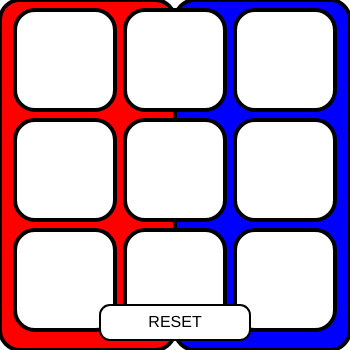
Frame 1 (no input)
Frame 60 (no input): identical to frame 1, image omitted
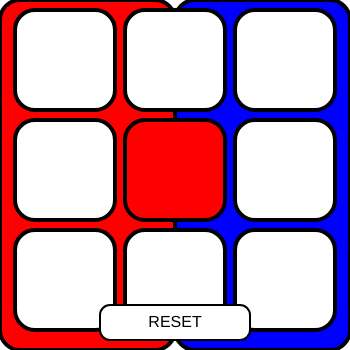
Frame 120 (the mouse pressed at the canvas centre since frame 60)

The p5.js sketch that drew these frames (run headless with seeded random() and noise() and a simulated clock; from frame 60 on, the mouse is pressed at the canvas centre):

// p5.js sketch
// ── sketch.js
let turn = 1;
let gameOver = false

let vr1 = 0
let vr2 = 0
let vr3 = 0
let vr4 = 0
let vr5 = 0
let vr6 = 0
let vr7 = 0
let vr8 = 0
let vr9 = 0


let vak1X = 15
let vak1Y = 10

let vak2X = 15
let vak2Y = 120

let vak3X = 15
let vak3Y = 230

let vak4X = 125
let vak4Y = 120

let vak5X = 125
let vak5Y = 10

let vak6X = 235
let vak6Y = 10

let vak7X = 235
let vak7Y = 120

let vak8X = 235
let vak8Y = 230

let vak9X = 125
let vak9Y = 230

let vakSize = 100
let vakRadius = 20

// Posities voor de toevoeging van de resetknop
let resetBtnX = 100;
let resetBtnY = 305;
let resetBtnW = 150;
let resetBtnH = 35;

function resetBoard() {
  vr1 = 0;
  vr2 = 0;
  vr3 = 0;
  vr4 = 0;
  vr5 = 0;
  vr6 = 0;
  vr7 = 0;
  vr8 = 0;
  vr9 = 0;
  turn = 1;
  gameOver = false;
}












function setup() {
  createCanvas(350, 350);
}

function draw() {
  background('white');
  strokeWeight(4)

  fill('red');
  rect(0, 0, 175, 350, 20);

  fill('blue')
  rect(175, 0, 175, 350, 20);



  if (vr1 == 0) {
    fill("white");
  }
  else if (vr1 == 1) {
    fill("red");
  }
  else if (vr1 == 2) {
    fill("blue")
  }

  rect(vak1X, vak1Y, vakSize, vakSize, vakRadius);


  if (vr2 == 0) {
    fill("white");
  }
  else if (vr2 == 1) {
    fill("red");
  }
  else if (vr2 == 2) {
    fill("blue")
  }
  rect(vak2X, vak2Y, vakSize, vakSize, vakRadius);


  if (vr3 == 0) {
    fill("white");
  }
  else if (vr3 == 1) {
    fill("red");
  }
  else if (vr3 == 2) {
    fill("blue")
  }
  rect(vak3X, vak3Y, vakSize, vakSize, vakRadius);

  if (vr4 == 0) {
    fill("white");
  }
  else if (vr4 == 1) {
    fill("red");
  }
  else if (vr4 == 2) {
    fill("blue")
  }

  rect(vak4X, vak4Y, vakSize, vakSize, vakRadius);


  if (vr5 == 0) {
    fill("white");
  }
  else if (vr5 == 1) {
    fill("red");
  }
  else if (vr5 == 2) {
    fill("blue")
  }

  rect(vak5X, vak5Y, vakSize, vakSize, vakRadius);




  if (vr6 == 0) {
    fill("white");
  }
  else if (vr6 == 1) {
    fill("red");
  }
  else if (vr6 == 2) {
    fill("blue")
  }
  rect(vak6X, vak6Y, vakSize, vakSize, vakRadius);


  if (vr7 == 0) {
    fill("white");
  }
  else if (vr7 == 1) {
    fill("red");
  }
  else if (vr7 == 2) {
    fill("blue")
  }

  rect(vak7X, vak7Y, vakSize, vakSize, vakRadius);





  if (vr8 == 0) {
    fill("white");
  }
  else if (vr8 == 1) {
    fill("red");
  }
  else if (vr8 == 2) {
    fill("blue")
  }

  rect(vak8X, vak8Y, vakSize, vakSize, vakRadius);



  if (vr9 == 0) {
    fill("white");
  }
  else if (vr9 == 1) {
    fill("red");
  }
  else if (vr9 == 2) {
    fill("blue")
  }

  rect(vak9X, vak9Y, vakSize, vakSize, vakRadius);

  // Toegevoegd: Resetknop tekenen
  fill("white");
  strokeWeight(2);
  rect(resetBtnX, resetBtnY, resetBtnW, resetBtnH, 10);
  fill("black");
  textSize(16);
  textAlign(CENTER, CENTER);
  text("RESET", resetBtnX + resetBtnW / 2, resetBtnY + resetBtnH / 2);

  checkWinner();
}

function checkWinner()
{
    // Toegevoegd: Controle op alle mogelijke winnende combinaties
    let winner = 0;

    if (vr1 != 0 && vr1 == vr2 && vr2 == vr3) winner = vr1;
    if (vr5 != 0 && vr5 == vr4 && vr4 == vr9) winner = vr5;
    if (vr6 != 0 && vr6 == vr7 && vr7 == vr8) winner = vr6;
    if (vr1 != 0 && vr1 == vr5 && vr5 == vr6) winner = vr1;
    if (vr2 != 0 && vr2 == vr4 && vr4 == vr7) winner = vr2;
    if (vr3 != 0 && vr3 == vr9 && vr9 == vr8) winner = vr3;
    if (vr1 != 0 && vr1 == vr4 && vr4 == vr8) winner = vr1;
    if (vr3 != 0 && vr3 == vr4 && vr4 == vr6) winner = vr3;

    if (winner != 0 && !gameOver) {
      console.log("winner! player:" + winner);
      gameOver = true;
      // Toegevoegd: Automatische reset na 1.5 seconde bij winst
      setTimeout(resetBoard, 1500);
    }
}

function changeTurn() {
  turn = turn + 1
  if (turn > 2) {
    turn = 1
  }
}

function mousePressed() {
  // Toegevoegd: Klik-detectie voor de Resetknop
  if (mouseX > resetBtnX && mouseX < resetBtnX + resetBtnW &&
      mouseY > resetBtnY && mouseY < resetBtnY + resetBtnH) {
    resetBoard();
    return;
  }

  if (gameOver) return; // Voorkomt klikken als het spel afgelopen is

  if (mouseX > vak1X && mouseX < vak1X + vakSize) {
    if (mouseY > vak1Y && mouseY < vak1Y + vakSize) {
      if(vr1 == 0)
      {
        vr1 = turn
        changeTurn();
      }
    }
  }

  if (mouseX > vak2X && mouseX < vak2X + vakSize) {
    if (mouseY > vak2Y && mouseY < vak2Y + vakSize) {
      if(vr2 == 0)
      {
        vr2 = turn
        changeTurn();
      }
    }
  }
  
  if (mouseX > vak3X && mouseX < vak3X + vakSize) {
    if (mouseY > vak3Y && mouseY < vak3Y + vakSize) {
      if(vr3 == 0)
        {
          vr3 = turn
          changeTurn();
        }
      }
    }

if (mouseX > vak4X && mouseX < vak4X + vakSize) {
    if (mouseY > vak4Y && mouseY < vak4Y + vakSize) {
      if(vr4 == 0)
        {
          vr4 = turn
          changeTurn();
        }
      }
    }

if (mouseX > vak5X && mouseX < vak5X + vakSize) {
    if (mouseY > vak5Y && mouseY < vak5Y + vakSize) {
      if(vr5 == 0)
        {
          vr5 = turn
          changeTurn();
        }
      }
    }

    if (mouseX > vak6X && mouseX < vak6X + vakSize) {
    if (mouseY > vak6Y && mouseY < vak6Y + vakSize) {
      if(vr6 == 0)
        {
          vr6 = turn
          changeTurn();
        }
      }
    }

    if (mouseX > vak7X && mouseX < vak7X + vakSize) {
    if (mouseY > vak7Y && mouseY < vak7Y + vakSize) {
      if(vr7 == 0)
        {
          vr7 = turn
          changeTurn();
        }
      }
    }


    if (mouseX > vak8X && mouseX < vak8X + vakSize) {
    if (mouseY > vak8Y && mouseY < vak8Y + vakSize) {
      if(vr8 == 0)
        {
          vr8 = turn
          changeTurn();
        }
      }
    }


    if (mouseX > vak9X && mouseX < vak9X + vakSize) {
    if (mouseY > vak9Y && mouseY < vak9Y + vakSize) {
      if(vr9 == 0)
        {
          vr9 = turn
          changeTurn();
        }
      }
    }











    
  }



// ── weekopdracht.js
function setup() {
  createCanvas(1200, 800);
  console.log("ik kom voor je kinderen");
  console.log("ik kom voor je kinderen");
  console.log("ik kom voor je kinderen");
  console.log("ik kom voor je kinderen");
  console.log("ik kom voor je kinderen");
}

function draw() {
  background(210);
  fill ('red');
  text ('Sam Tonus', 40 , 50 );
  textSize (32);

  // gebruik stroke om rande toe te 
  strokeWeight (2);
  stroke ('black');
  rect (60, 200, 30, 30);
  noStroke()
  fill ('black');
  rect (60, 100, 90, 20);
  fill ('red');
  rect (60, 120, 90, 20);
  fill ('yellow');
  rect (60, 140, 90, 20);

  // schaakbord
  fill ('black');
  rect (60, 200, 10 ,10 )
  fill ('white');
  rect (70, 200, 10 ,10 )
  fill ('black');
  rect (80, 200, 10 ,10 )
  fill ('white');
  rect (60, 210, 10 ,10 )
  fill ('black');
  rect (70, 210, 10 ,10 )
  fill ('white');
  rect (80, 210, 10 ,10 )
  fill ('black');
  rect (60, 220, 10 ,10 )
  fill ('white');
  rect (70, 220, 10 ,10 )
  fill ('black');
  rect (80, 220, 10 ,10 )
  fill ('white');

    //huis
    stroke ('black');
  strokeWeight (2);
  fill ('red');
  fill (210, 0, 0, 0);
  rect (60, 280, 30, 30);
  triangle (60, 280, 90, 280, 75, 260);

  // stoplicht
  noStroke();
  fill ('gray');
  rect (252, 20, 30, 70);
   rect (257, 90, 20, 30);
   fill ('red');
   circle (267, 35, 18);
   fill ('orange');
   circle (267, 57, 18);
   fill ('limegreen');
   circle (267, 79, 18);

   // dice
   stroke ('black');
   fill ('white');
   square (200, 190, 60, 10);
   fill ('black');
   circle (213, 203, 16);
   circle (245, 235, 16);
    circle (245, 203, 16);
   circle (229, 219, 16);
   circle (213, 235, 16);
   
  
   //mario 
   fill ('white');
   rect (365, 150, 150, 200);
   noStroke();
   rect (400, 200, 5, 5);
  rect (400, 205, 5, 5);
  rect (400, 210, 5, 5);
  rect (400, 215, 5, 5);
  fill   ('red');
  rect (405, 200, 5, 5);
  rect (410, 200, 5, 5);
  rect (405, 205, 5, 5);
  rect (410, 195, 25, 5);
  rect (420, 190, 40, 5);
  rect (430, 185, 20, 5);
  rect (450, 195, 20, 5);
  rect (465, 200, 10, 5);
  rect (470, 205, 5, 5);
  fill ('#8B0000');
  rect (415, 200, 5, 5);
rect (420, 200, 5, 5);
rect (425, 200, 5, 5);
rect (430, 195, 5, 5);
rect (445, 195, 5, 5);
rect (450, 200, 5, 5);
rect (455, 200, 5, 5);
rect (460, 200, 5, 5);
rect (465, 205, 5, 5);
rect (470, 210, 5, 5);
rect (465, 215, 5, 5);
fill ('red');
rect (410, 210, 55, 5);
fill ('black');
rect (415, 205, 50, 5);
rect (415, 215, 50, 5);
rect (410, 210, 5, 5);
rect (465, 210, 5, 5);
rect (400, 200, 5, 15);
 fill ('#8B0000');
 rect (405, 210, 5, 5);
 rect (410, 215, 5, 5);
 rect (410, 205, 5, 5);
 fill ('black');
 rect (405, 215, 5, 5);
rect (405, 220, 5, 5);
rect (400, 215, 5, 5);
rect (415, 220, 5, 5);
rect (410, 225, 5, 5);
rect (410, 220, 5, 5);
rect (410, 230, 5, 5);
rect (395, 220, 5, 5);
rect (390, 225, 5, 5);
rect (390, 230, 5, 5);
rect (395, 235, 5, 5);
rect (400, 240, 5, 5);
rect (405, 240, 5, 5);
rect (405, 245, 5, 5);
rect (410, 250, 5, 5);
rect (410, 255, 5, 5);
rect (405, 255, 5, 5);
rect (400, 260, 5, 5);
rect (415, 255, 5, 5);
rect (420, 255, 5, 5);
rect (425, 260, 30, 5);
rect (455, 255, 20, 5);
rect (465, 250, 5, 5);
rect (470, 245, 5, 5);
rect (470, 240, 5, 5);
rect (475, 240, 5, 5);
rect (480, 235, 5, 5);
rect (485, 230, 5, 5);
rect (485, 225, 5, 5);
rect (480, 220, 5, 5);
rect (470, 215, 10, 5);
rect (475, 200, 5, 20);
rect (475, 215, 5, 5);
rect (460, 220, 15, 5);
rect (465, 225, 5, 10);
rect (445, 220, 5, 10);
rect (425, 220, 5, 10);
// dit is de rechter oog
rect (430, 180, 20, 5);
rect (420, 185, 10, 5);
rect (450, 185, 10, 5);
rect (410, 190, 10, 5);
rect (405, 195, 5, 5);
rect (460, 190, 10, 5);
rect (470, 195, 5, 5);
rect (450, 235, 5, 15);
rect (425, 235, 5, 15);
rect (420, 245, 40, 5);
rect (430, 250, 20, 5);
rect (415, 240, 15, 5);
rect (450, 240, 15, 5);

fill ('#E8BEAC');
rect (430, 220, 15, 15);
rect (415, 225, 10, 15);
rect (455, 225, 10, 15);
rect (455, 220, 5, 5);
rect (400, 220, 5, 15);
rect (405, 225, 5, 10);
rect (405, 235, 10, 5);
rect (475, 220, 5, 15);
rect (470, 225, 5, 15);
rect (450, 250, 5, 5);
rect (425, 255, 20, 5);
fill ('#cf8a6c');
rect (445, 255, 10, 5);
rect (455, 250, 10, 5);
rect (460, 245, 10, 5);
rect (465, 235, 5, 15);
rect (430, 235, 20, 10);
rect (475, 235, 5, 5);
rect (480, 225, 5, 10);
rect (395, 225, 5, 10);
rect (400, 235, 5, 5);
rect (410, 245, 10, 5);
rect (415, 250, 15, 5);
rect (410, 240, 5, 5);

fill ('white'); 
rect (450, 220, 5, 15);
rect (445, 230, 5, 5);
rect (425, 230, 5, 5);
rect (430, 220, 5, 15);
rect (430, 220, 5, 15);

fill ('black');
rect (475, 260, 5, 5);
rect (480, 265, 5, 10);
rect (395, 265, 5, 10);
rect (485, 275, 5, 10);
rect (390, 275, 5, 10);
rect (395, 285, 5, 15);
rect (400, 300, 15, 5);
rect (415, 285, 5, 15);
rect (410, 285, 10, 5);
rect (410, 270, 5, 15);
// andere kant hand

rect (480, 285, 5, 15);
rect (465, 300, 15, 5);
rect (460, 285, 5, 15);
rect (465, 270, 5, 15);
rect (460, 285, 10, 5);

// upper clothing
fill ('yellow');
rect (455, 270, 10, 5);
rect (415, 270, 10, 5);
fill ('#ffc400');
rect (455, 275, 10, 5);
rect (415, 275, 10, 5);



fill ('#4c9aca');
rect (455, 260, 10, 10);
rect (450, 265, 5, 10);
rect (425, 265, 5, 10);
rect (415, 260, 10, 10);
rect (420, 285, 40, 20);
rect (425, 280, 30, 5);
rect (415, 300, 50, 10);
rect (425, 310, 5, 5);
rect (450, 310, 5, 5);



fill ('blue');
rect (415, 280, 10, 5);
rect (425, 275, 5, 5);
rect (410, 260, 5, 15);
rect (465, 260, 5, 15);
rect (450, 275, 5, 5);
rect (455, 280, 10, 5);
rect (455, 310, 15, 5);
rect (410, 310, 15, 5);
rect (465, 305, 5, 5);
rect (410, 305, 5, 5);
rect (425, 315, 10, 5);
rect (445, 315, 10, 5);
rect (445, 315, 10, 5);
rect (445, 305, 5, 10);
rect (430, 305, 5, 10);
rect (430, 305, 15, 5);
 
fill ('black');
rect (435, 310, 10, 10);
rect (430, 320, 5, 10);
rect (445, 320, 5, 10);
rect (395, 325, 5, 10);
rect (395, 330, 35, 5);
rect (400, 320, 5, 5);
rect (405, 305, 5, 10);
rect (405, 310, 5, 10);
//rechter kant
rect (450, 330, 35, 5);
rect (475, 320, 5, 5);
rect (480, 325, 5, 10);
rect (470, 305, 5, 15);

fill ('blue');
rect (450, 300, 5, 5);
rect (425, 300, 5, 5);

fill ('red');
rect (455, 315, 15, 5);
rect (410, 315, 15, 5);
rect (405, 325, 20, 5);
rect (455, 325, 20, 5);

fill ('#ffc400');
rect (465, 320, 10, 5);
rect (405, 320, 10, 5);

 fill ('#8B0000');
 rect (415, 320, 15, 5);
rect (450, 320, 15, 5);
rect (425, 325, 5, 5);
rect (400, 325, 5, 5);
rect (450, 325, 5, 5);
rect (475, 325, 5, 5);




fill ('red');
rect (470, 265, 10, 10);
rect (470, 260, 5, 5);
rect (480, 275, 5, 10);
rect (470, 275, 10, 5);
rect (400, 265, 10, 10);
rect (405, 260, 5, 5);
rect (395, 275, 5, 10);
rect (395, 275, 15, 5);
rect (430, 265, 20, 10);

 fill ('#8B0000');
 rect (430, 275, 20, 5);
 rect (400, 280, 10, 5);
rect (400, 285, 5, 5);
rect (475, 285, 5, 5);
 rect (470, 280, 10, 5);


 //minecraft villiger steve
 fill ('#d4987eec');
 rect (200, 400, 100,150)

 
 fill ('#cd896cf3');
 rect (215, 500, 20, 50);
 rect (265, 500, 20, 50);
 rect (230, 430, 20, 20);
 rect (280, 400, 20, 20);
 
 
 
 
 fill ('#b78272');
 rect (260, 400, 20, 20);
 rect (280, 420, 20, 20);
 rect (230, 410, 20, 20);
 rect (260, 450, 40, 35);
 rect (200, 450, 20, 20);
 
 
 fill ('#2b140bf3');
 rect (215, 465, 70, 15);
 
 
 fill (' #009611');
 rect (260, 480, 15,20);
 rect (225, 480, 15,20);
 
 fill ('white');
 rect (215, 480, 10,20);
 rect (275, 480, 10,20);
 
 fill ('#774235');
 rect ( 225, 520, 50, 15)
 
 
 fill ('#905e43');
  rect (200, 500, 15, 50);
  rect (285, 500, 15, 50);
  rect (235, 500, 30, 70);



}
